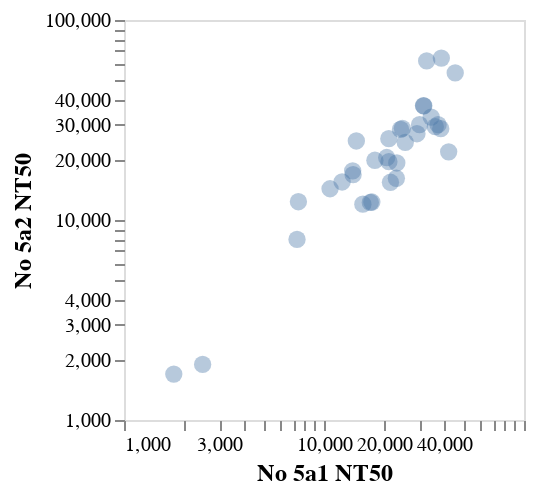

This figure's notebook cell:
### Code cell
alt.Chart(titers_conditions).mark_point(filled=True, size=75,opacity=0.4).encode(
    x=alt.X('no5a1', scale=alt.Scale(type="log", domain=[1000,100000]),axis=alt.Axis(title="No 5a1 NT50")),
    y=alt.Y('no5a2', scale=alt.Scale(type="log",domain=[1000,100000]),axis=alt.Axis(title="No 5a2 NT50")),
#    color =alt.Color('serum:N', sort=['0','30','182'], title="days post vaccination",legend=alt.Legend(orient='right',labelLimit= 0)).scale(range = ['rebeccapurple', 'firebrick','mediumseagreen']),
).properties(width = 200, height = 200).configure_axis(grid=False, domain=False,labelFontSize=10,titleFontSize=12).configure_legend(titleAlign='left',labelLimit= 0,
titleFontSize=10,
labelFontSize=10
)

### Figure 1 — Vega-Lite specification as saved in the notebook (floating-point values rounded to 4 significant figures)
{"config": {"view": {"continuousWidth": 300, "continuousHeight": 300}, "axis": {"domain": false, "grid": false, "labelFontSize": 10, "titleFontSize": 12}, "legend": {"labelFontSize": 10, "labelLimit": 0, "titleAlign": "left", "titleFontSize": 10}}, "data": {"name": "data-f52044c5bc14e25e1d51155f082401ee"}, "mark": {"type": "point", "filled": true, "opacity": 0.4, "size": 75}, "encoding": {"x": {"axis": {"title": "No 5a1 NT50"}, "field": "no5a1", "scale": {"domain": [1000, 100000], "type": "log"}, "type": "quantitative"}, "y": {"axis": {"title": "No 5a2 NT50"}, "field": "no5a2", "scale": {"domain": [1000, 100000], "type": "log"}, "type": "quantitative"}}, "height": 200, "width": 200, "$schema": "https://vega.github.io/schema/vega-lite/v5.16.3.json", "datasets": {"data-f52044c5bc14e25e1d51155f082401ee": [{"virus": "A/Bangladesh/2221/2021", "fulllibconc": 7008.0, "halflibconc": 10050.0, "no5a1": 7331.0, "no5a2": 7993.0}, {"virus": "A/Bangladesh/3210810034/2021", "fulllibconc": 9099.0, "halflibconc": 11210.0, "no5a1": 7447.0, "no5a2": 12340.0}, {"virus": "A/Bangladesh/8002/2021", "fulllibconc": 15480.0, "halflibconc": 19790.0, "no5a1": 13910.0, "no5a2": 17620.0}, {"virus": "A/Bangladesh/8036/2021", "fulllibconc": 13640.0, "halflibconc": 15830.0, "no5a1": 10720.0, "no5a2": 14330.0}, {"virus": "A/Belgium/H0017/2022", "fulllibconc": 1994.0, "halflibconc": 1511.0, "no5a1": 1774.0, "no5a2": 1697.0}, {"virus": "A/Belgium/H0038/2022", "fulllibconc": 18130.0, "halflibconc": 46410.0, "no5a1": 24650.0, "no5a2": 28730.0}, {"virus": "A/Brisbane/02/2018", "fulllibconc": 23970.0, "halflibconc": 28790.0, "no5a1": 37190.0, "no5a2": 29970.0}, {"virus": "A/Brisbane/48/2022", "fulllibconc": 14390.0, "halflibconc": 14390.0, "no5a1": 12320.0, "no5a2": 15490.0}, {"virus": "A/California/07/2009", "fulllibconc": 25720.0, "halflibconc": 29120.0, "no5a1": 34350.0, "no5a2": 32690.0}, {"virus": "A/Chester/5355/2022", "fulllibconc": 10300.0, "halflibconc": 15470.0, "no5a1": 17040.0, "no5a2": 12240.0}, {"virus": "A/Cote_DIvoire/1448/2021", "fulllibconc": 22160.0, "halflibconc": 31410.0, "no5a1": 31540.0, "no5a2": 37160.0}, {"virus": "A/England/220200318/2022", "fulllibconc": 1849.0, "halflibconc": 2049.0, "no5a1": 2473.0, "no5a2": 1897.0}, {"virus": "A/Ghana/138/2020", "fulllibconc": 19180.0, "halflibconc": 28460.0, "no5a1": 38350.0, "no5a2": 28610.0}, {"virus": "A/Ghana/2080/2020", "fulllibconc": 17770.0, "halflibconc": 22930.0, "no5a1": 45290.0, "no5a2": 54350.0}, {"virus": "A/Hawaii/70/2019", "fulllibconc": 17540.0, "halflibconc": 39050.0, "no5a1": 25490.0, "no5a2": 24420.0}, {"virus": "A/India-PUN-NIV328484/2021", "fulllibconc": 19030.0, "halflibconc": 17810.0, "no5a1": 14510.0, "no5a2": 24840.0}, {"virus": "A/India-Pune-Nivcov2221170/2022", "fulllibconc": 11080.0, "halflibconc": 14190.0, "no5a1": 11140.0, "no5a2": null}, {"virus": "A/India/Pun-NIV312851/2021", "fulllibconc": 16710.0, "halflibconc": 21070.0, "no5a1": 17970.0, "no5a2": 19890.0}, {"virus": "A/Michigan/19/2021", "fulllibconc": 15350.0, "halflibconc": 16290.0, "no5a1": 21490.0, "no5a2": 15440.0}, {"virus": "A/Michigan/45/2015", "fulllibconc": 31390.0, "halflibconc": 46840.0, "no5a1": 38610.0, "no5a2": 64530.0}, {"virus": "A/Newcastle/2/2022", "fulllibconc": 15380.0, "halflibconc": 13540.0, "no5a1": 17350.0, "no5a2": 12300.0}, {"virus": "A/Niger/10217/2021", "fulllibconc": 17970.0, "halflibconc": 27780.0, "no5a1": 24130.0, "no5a2": 28360.0}, {"virus": "A/Nimes/871/2021", "fulllibconc": 26480.0, "halflibconc": 45150.0, "no5a1": 42010.0, "no5a2": 21910.0}, {"virus": "A/Norway/25089/2022", "fulllibconc": 16010.0, "halflibconc": 37490.0, "no5a1": 23010.0, "no5a2": 16170.0}, {"virus": "A/Paris/30353/2021", "fulllibconc": 15600.0, "halflibconc": 46900.0, "no5a1": 31440.0, "no5a2": 37330.0}, {"virus": "A/Paris/31196/2021", "fulllibconc": 16260.0, "halflibconc": 53330.0, "no5a1": 29160.0, "no5a2": 27000.0}, {"virus": "A/Perth/1/2022", "fulllibconc": 14720.0, "halflibconc": 33990.0, "no5a1": 20580.0, "no5a2": 20530.0}, {"virus": "A/SouthAfrica/R14850/2021", "fulllibconc": 15740.0, "halflibconc": 37580.0, "no5a1": 21090.0, "no5a2": 25510.0}, {"virus": "A/SouthAfrica/R16462/2021", "fulllibconc": 19780.0, "halflibconc": 52940.0, "no5a1": null, "no5a2": 74940.0}, {"virus": "A/Sydney/43/2022", "fulllibconc": 12300.0, "halflibconc": 23130.0, "no5a1": 15640.0, "no5a2": 12000.0}, {"virus": "A/Togo/0274/2021", "fulllibconc": 18810.0, "halflibconc": 22910.0, "no5a1": 30040.0, "no5a2": 29970.0}, {"virus": "A/Togo/0304/2021", "fulllibconc": 26030.0, "halflibconc": 31970.0, "no5a1": 36010.0, "no5a2": 29290.0}, {"virus": "A/Togo/845/2020", "fulllibconc": 16410.0, "halflibconc": 40450.0, "no5a1": 32610.0, "no5a2": 62460.0}, {"virus": "A/Utah/27/2022", "fulllibconc": 11790.0, "halflibconc": 13380.0, "no5a1": 13980.0, "no5a2": 16860.0}, {"virus": "A/Washington/23/2020", "fulllibconc": 24280.0, "halflibconc": 24660.0, "no5a1": 21110.0, "no5a2": 19580.0}, {"virus": "A/Wisconsin/588/2019", "fulllibconc": 16710.0, "halflibconc": 34030.0, "no5a1": 23120.0, "no5a2": 19280.0}]}}
